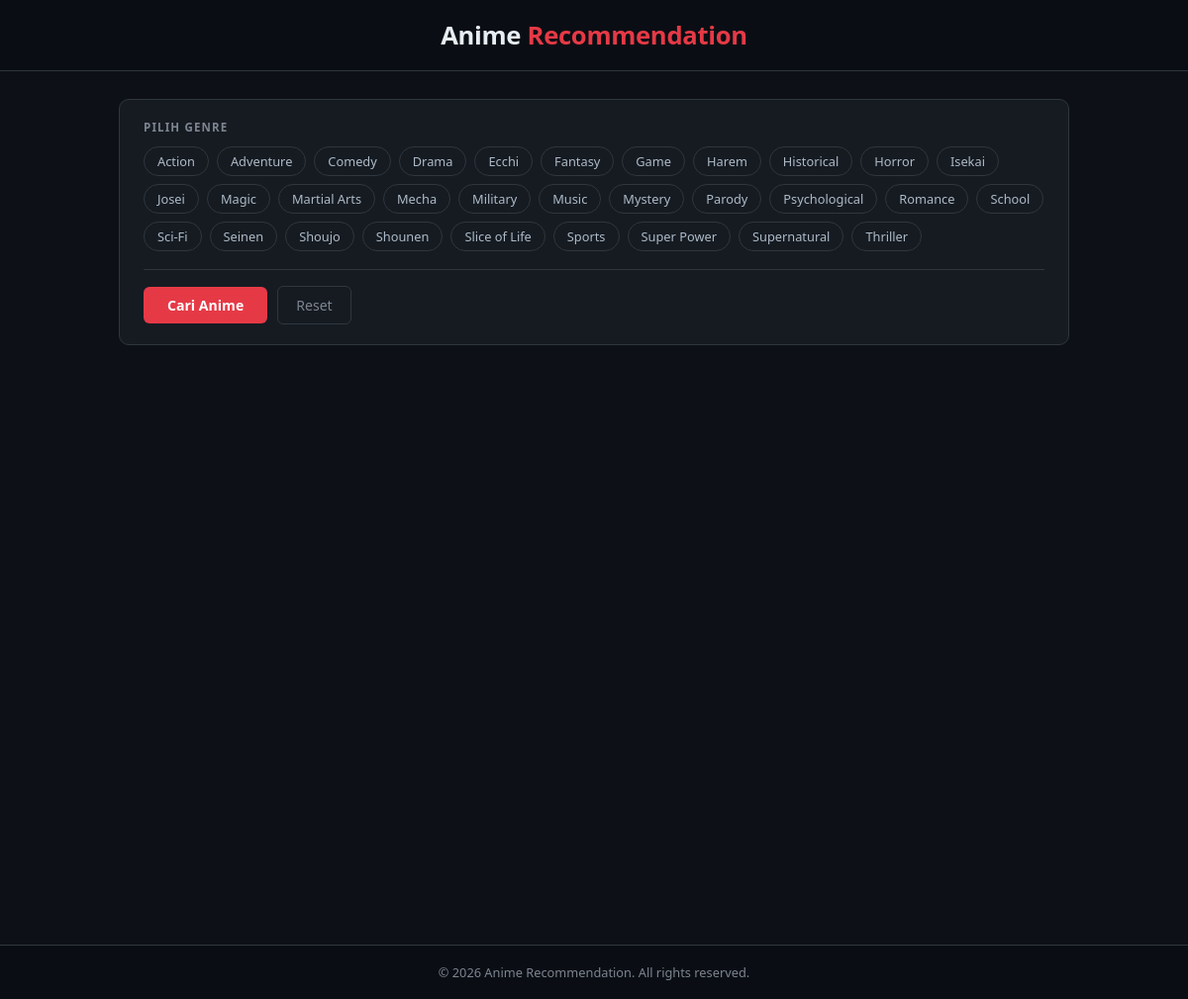
The page / on the database its author committed.
### tables this page shows
CREATE TABLE genres (
            id INTEGER PRIMARY KEY AUTOINCREMENT,
            name TEXT UNIQUE NOT NULL
        );

### app.py (the view)
@app.route("/")
def index():
    conn = get_db()
    genres = conn.execute("SELECT DISTINCT name FROM genres ORDER BY name").fetchall()
    conn.close()
    return render_template("index.html", genres=[g["name"] for g in genres])

### app.py (called while the page is built)
def get_db():
    conn = sqlite3.connect(DB_PATH)
    conn.row_factory = sqlite3.Row
    return conn

### templates/index.html (shortened to what this page needs)
<!DOCTYPE html>
<html lang="id">
<head>
    <link rel="stylesheet" href="/static/style.css">
</head>
<body>
    <header>
        <h1 onclick="document.documentElement.scrollTop = 0; document.body.scrollTop = 0;">
            Anime <span>Recommendation</span>
        </h1>
    </header>
    <div class="container">
        <section class="genre-section">
            <p class="genre-label">Pilih Genre</p>
            <div class="genre-grid" id="genreGrid">
                {% for genre in genres %}
                <button class="genre-btn" data-genre="{{ genre }}" onclick="toggleGenre(this)">
                    {{ genre }}
                </button>
                {% endfor %}
            </div>
            <div class="action-row">
                <button class="search-btn" onclick="searchAnime()">Cari Anime</button>
                <button class="reset-btn" onclick="resetAll()">Reset</button>
            </div>
        </section>
    </div>
    <footer>
        <p>&copy; 2026 Anime Recommendation. All rights reserved.</p>
    </footer>
</body>
</html>

### static/style.css (style rules this page uses)
*, *::before, *::after { margin: 0; padding: 0; box-sizing: border-box; }
:root { --bg: #0d1117; --bg-card: #161b22; --bg-hover: #1c2128; --bg-tag: #21262d; --border: #30363d; --border-hover: #484f58; --text: #e6edf3; --text-muted: #7d8590; --text-sub: #adbac7; --accent: #e63946; --accent-dim: rgba(230, 57, 70, 0.15); --gold: #d4a843; --green: #56d364; --green-dim: rgba(86, 211, 100, 0.12); --radius: 10px; --radius-sm: 6px; --radius-pill: 999px; --shadow: 0 4px 20px rgba(0,0,0,0.5); }
html { font-size: 16px; scroll-behavior: smooth; }
body { font-family: 'Segoe UI', system-ui, -apple-system, sans-serif; background: var(--bg); color: var(--text); min-height: 100vh; display: flex; flex-direction: column; }
.container { max-width: 1000px; margin: 0 auto; padding: 0 20px; flex: 1; }
header { background: #0a0e14; border-bottom: 1px solid var(--border); padding: 18px 24px; display: flex; align-items: center; justify-content: center; position: sticky; top: 0; z-index: 100; }
header h1 { font-size: clamp(1.2rem, 3vw, 1.6rem); font-weight: 700; letter-spacing: -0.3px; cursor: pointer; user-select: none; transition: opacity 0.15s; }
header h1 span { color: var(--accent); }
.genre-section { background: var(--bg-card); border: 1px solid var(--border); border-radius: var(--radius); padding: 20px 24px; margin: 28px 0 24px; }
.genre-label { font-size: 0.72rem; font-weight: 600; letter-spacing: 0.1em; text-transform: uppercase; color: var(--text-muted); margin-bottom: 12px; }
.genre-grid { display: flex; flex-wrap: wrap; gap: 8px; margin-bottom: 18px; }
.genre-btn { padding: 5px 13px; border: 1px solid var(--border); border-radius: var(--radius-pill); background: transparent; color: var(--text-sub); cursor: pointer; font-size: 0.8rem; font-family: inherit; font-weight: 500; transition: all 0.15s ease; user-select: none; }
.action-row { display: flex; align-items: center; gap: 10px; flex-wrap: wrap; border-top: 1px solid var(--border); padding-top: 16px; }
.search-btn { padding: 9px 24px; background: var(--accent); color: #fff; border: none; border-radius: var(--radius-sm); font-size: 0.88rem; font-family: inherit; font-weight: 600; cursor: pointer; transition: all 0.15s ease; }
.reset-btn { padding: 9px 18px; background: transparent; color: var(--text-muted); border: 1px solid var(--border); border-radius: var(--radius-sm); font-size: 0.88rem; font-family: inherit; cursor: pointer; transition: all 0.15s ease; }
footer { background: #0a0e14; border-top: 1px solid var(--border); text-align: center; padding: 18px 24px; color: var(--text-muted); font-size: 0.8rem; margin-top: 40px; }

### rows shown on the page
genres: name "Action"
genres: name "Adventure"
genres: name "Comedy"
genres: name "Drama"
genres: name "Ecchi"
genres: name "Fantasy"
genres: name "Game"
genres: name "Harem"
genres: name "Historical"
genres: name "Horror"
genres: name "Isekai"
genres: name "Josei"
genres: name "Magic"
genres: name "Martial Arts"
genres: name "Mecha"
genres: name "Military"
genres: name "Music"
genres: name "Mystery"
genres: name "Parody"
genres: name "Psychological"
genres: name "Romance"
genres: name "School"
genres: name "Sci-Fi"
genres: name "Seinen"
genres: name "Shoujo"
genres: name "Shounen"
genres: name "Slice of Life"
genres: name "Sports"
genres: name "Super Power"
genres: name "Supernatural"
genres: name "Thriller"
